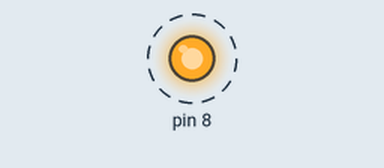
This sketch was run on a simulated Arduino Uno, built with avr-gcc and run on an emulated ATmega328P. Parts: output pins drawn as LEDs (lit = HIGH). Dashed ring = blinking.

Above: at 0.5 s.
Timing chart, 0 to 4.6 s (numbered marks = the images above):
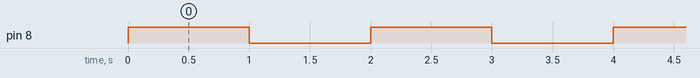

Measured:
- by itself, pin 8: alternates HIGH for 1.0 s and LOW for 1.0 s

The sketch:

cod.ino
```cpp
#define DDRB0 0
#define PORTB0 0

void setup(){
  DDRB = 1 << DDRB0;
}

void loop(){

  PORTB = 1 << PORTB0; //APRINDE LED
  delay(1000);
  PORTB = 0 << PORTB0; //STINGE LED
  delay(1000);
}
```
